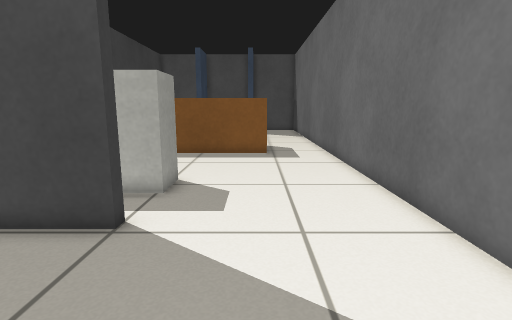
view 1 (above)

16 first-person views from a walk through a world built for the Gazebo simulator. The camera is 0.65 m above the floor, tilts 10° down and sees 80° across. The floor is counted in squares, 0.25 m on a side. Each view is taken from the middle of a square. On the plan, view 1 faces up. The plan holds only what a view shows up to about 19 squares ahead; the rest is blank. The place goes on beyond the plan.

view 2
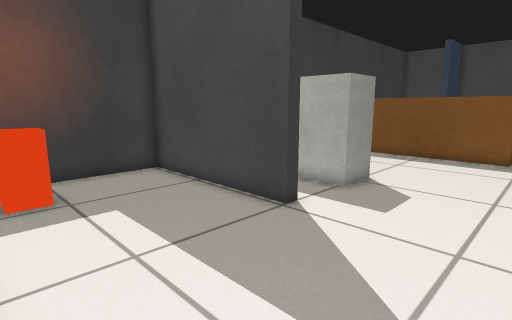

view 3
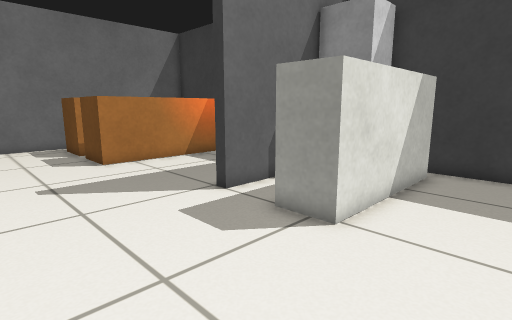

view 4
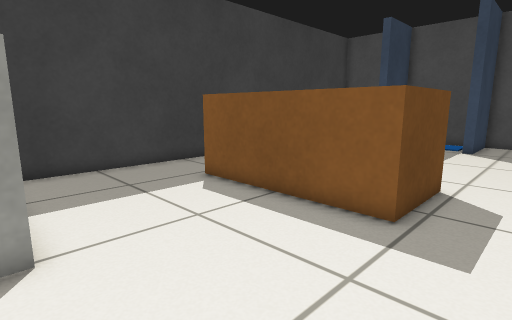

view 5
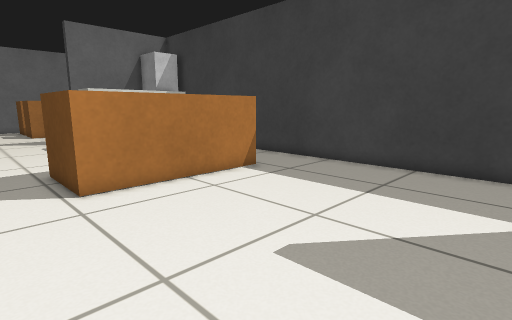

view 6
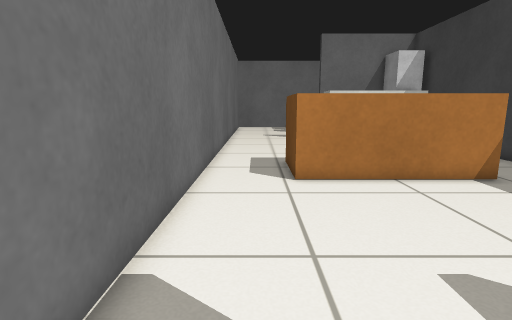

view 7
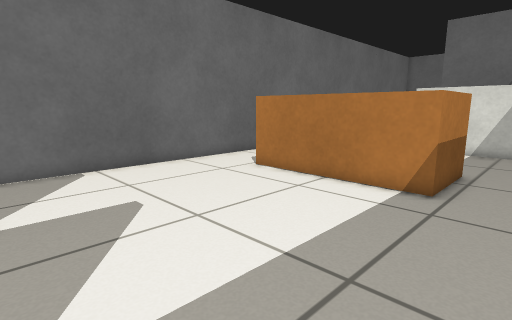

view 8
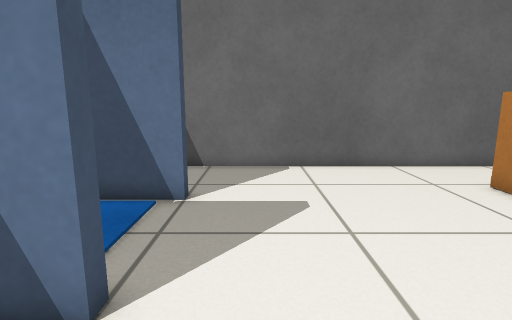

view 9
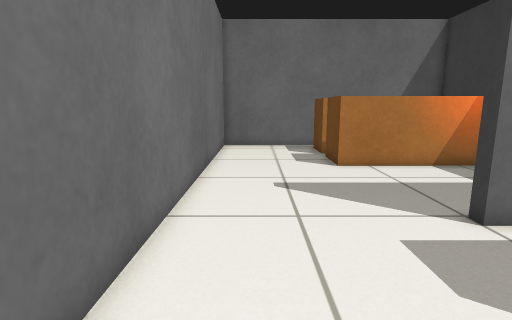

view 10
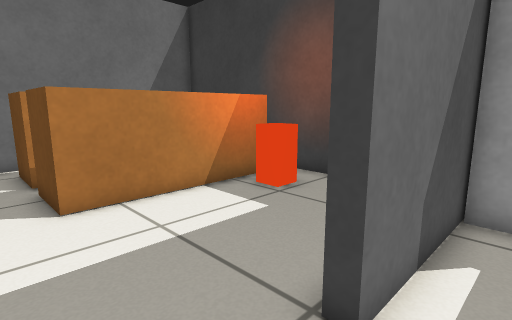

view 11
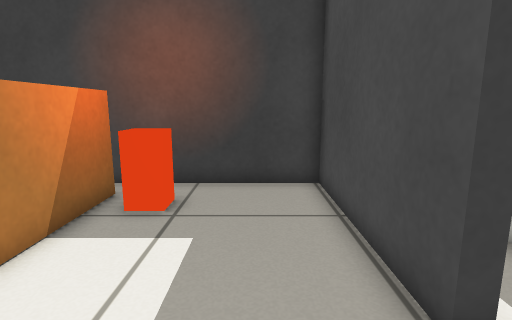

view 12
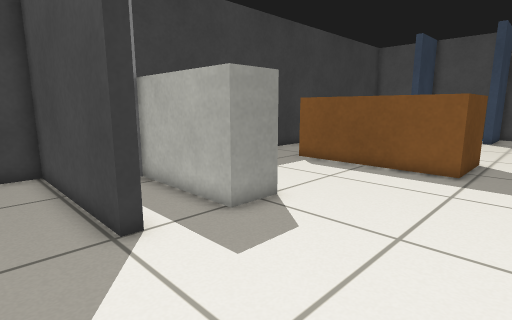

view 13
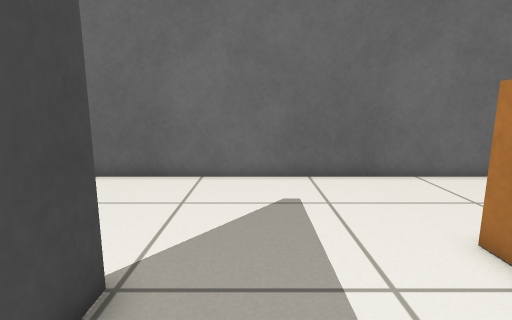

view 14
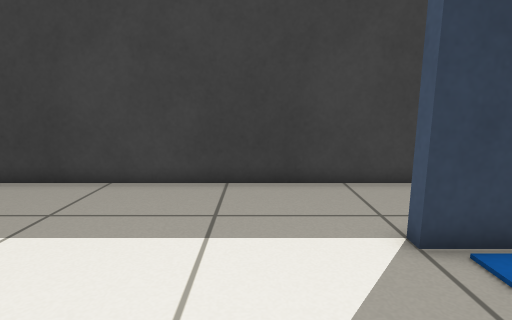

view 15
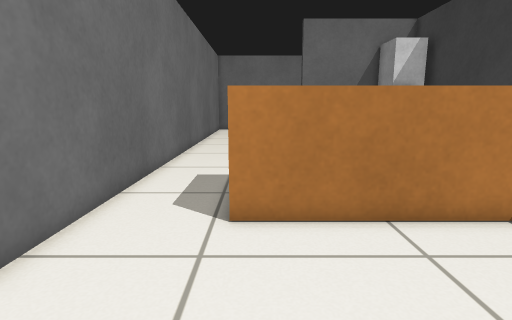

view 16
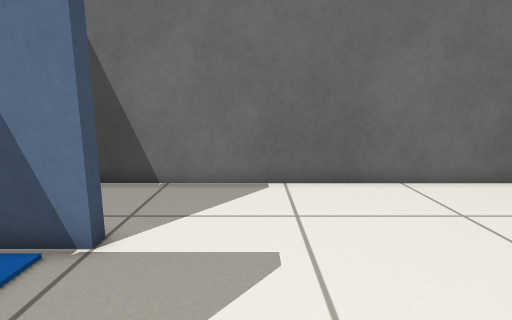

### Floor plan
Key: @ floor where view 1 was taken; # wall or solid block; . floor; B brown box; C counter; R orange box; F fridge.
Columns run from 10 left of view 1 to 4 right of it. Each row starts with its distance up from view 1.
 31 #...##...##...#
 30 #...##...##...#
 29 #.............#
 28 #.............#
 27 #.............#
 26 #.............#
 25 #.............#
 24 #.............#
 23 #.............#
 22 #.............#
 21 #.............#
 20 #..BBBBBBBBB..#
 19 #..B       B..#
 18 #..B       B..#
 17 #..BBBBBBBBB..#
 16 #.............#
 15 #.............#
 14 #.............#
 13 #.............#
 12 #.............#
 11 #CCCCCCC......#
 10 #      C......#
  9 #FFCCCCC......#
  8 # F...........#
  7 # F#####......#
  6 ########......#
  5 #.............#
  4 #.............#
  3 #.............#
  2 #.R...........#
  1 #.RR..........#
  0 #.BBBBBBB.@...#
 -1 #B      B.....#
 -2 #       B.....#
 -3 #       B.....#
 -4 #       B.....#

Positions as (right, up) in squares from view 1, and headings:
1: (0, 0), facing up
2: (2, 0), facing up-left
3: (3, 14), facing down-left
4: (3, 10), facing up-left
5: (3, 30), facing down-left
6: (2, 31), facing down
7: (-9, 30), facing down-right
8: (-9, 28), facing right
9: (2, 13), facing down
10: (0, 8), facing down-left
11: (0, 4), facing left
12: (3, 4), facing up-left
13: (-7, 4), facing right
14: (0, 27), facing left
15: (0, 27), facing down
16: (-6, 27), facing right
